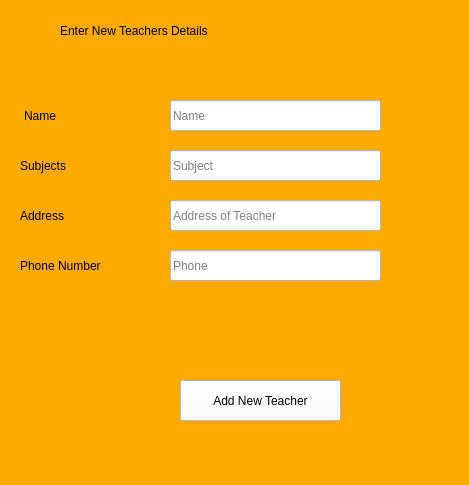
<?xml version="1.0" encoding="UTF-8"?>
<ui version="4.0">
 <class>Form</class>
 <widget class="QWidget" name="Form">
  <property name="geometry">
   <rect>
    <x>0</x>
    <y>0</y>
    <width>469</width>
    <height>485</height>
   </rect>
  </property>
  <property name="windowTitle">
   <string>Form</string>
  </property>
  <property name="styleSheet">
   <string notr="true">font: 10pt &quot;MS Shell Dlg 2&quot;;
background-color: rgb(255, 170, 0);
</string>
  </property>
  <widget class="QLabel" name="label">
   <property name="geometry">
    <rect>
     <x>60</x>
     <y>10</y>
     <width>311</width>
     <height>41</height>
    </rect>
   </property>
   <property name="styleSheet">
    <string notr="true">font: 15pt &quot;Segoe UI&quot;;</string>
   </property>
   <property name="text">
    <string>Enter New Teachers Details</string>
   </property>
  </widget>
  <widget class="QLineEdit" name="lineEdit">
   <property name="geometry">
    <rect>
     <x>170</x>
     <y>100</y>
     <width>211</width>
     <height>31</height>
    </rect>
   </property>
   <property name="styleSheet">
    <string notr="true">background-color: rgb(255, 255, 255);</string>
   </property>
   <property name="placeholderText">
    <string>Name</string>
   </property>
  </widget>
  <widget class="QLabel" name="label_2">
   <property name="geometry">
    <rect>
     <x>24</x>
     <y>100</y>
     <width>111</width>
     <height>31</height>
    </rect>
   </property>
   <property name="styleSheet">
    <string notr="true">font: 10pt &quot;Segoe UI&quot;;</string>
   </property>
   <property name="text">
    <string>Name</string>
   </property>
  </widget>
  <widget class="QLabel" name="label_3">
   <property name="geometry">
    <rect>
     <x>20</x>
     <y>150</y>
     <width>111</width>
     <height>31</height>
    </rect>
   </property>
   <property name="styleSheet">
    <string notr="true">font: 10pt &quot;Segoe UI&quot;;</string>
   </property>
   <property name="text">
    <string>Subjects</string>
   </property>
  </widget>
  <widget class="QLabel" name="label_4">
   <property name="geometry">
    <rect>
     <x>20</x>
     <y>250</y>
     <width>121</width>
     <height>31</height>
    </rect>
   </property>
   <property name="styleSheet">
    <string notr="true">font: 10pt &quot;Segoe UI&quot;;</string>
   </property>
   <property name="text">
    <string>Phone Number</string>
   </property>
  </widget>
  <widget class="QLabel" name="label_5">
   <property name="geometry">
    <rect>
     <x>20</x>
     <y>200</y>
     <width>111</width>
     <height>31</height>
    </rect>
   </property>
   <property name="styleSheet">
    <string notr="true">font: 10pt &quot;Segoe UI&quot;;</string>
   </property>
   <property name="text">
    <string>Address</string>
   </property>
  </widget>
  <widget class="QLineEdit" name="lineEdit_2">
   <property name="geometry">
    <rect>
     <x>170</x>
     <y>150</y>
     <width>211</width>
     <height>31</height>
    </rect>
   </property>
   <property name="styleSheet">
    <string notr="true">background-color: rgb(255, 255, 255);</string>
   </property>
   <property name="placeholderText">
    <string>Subject</string>
   </property>
  </widget>
  <widget class="QLineEdit" name="lineEdit_3">
   <property name="geometry">
    <rect>
     <x>170</x>
     <y>200</y>
     <width>211</width>
     <height>31</height>
    </rect>
   </property>
   <property name="styleSheet">
    <string notr="true">background-color: rgb(255, 255, 255);</string>
   </property>
   <property name="placeholderText">
    <string>Address of Teacher</string>
   </property>
  </widget>
  <widget class="QLineEdit" name="lineEdit_4">
   <property name="geometry">
    <rect>
     <x>170</x>
     <y>250</y>
     <width>211</width>
     <height>31</height>
    </rect>
   </property>
   <property name="styleSheet">
    <string notr="true">background-color: rgb(255, 255, 255);</string>
   </property>
   <property name="placeholderText">
    <string>Phone</string>
   </property>
  </widget>
  <widget class="QPushButton" name="pushButton">
   <property name="geometry">
    <rect>
     <x>180</x>
     <y>380</y>
     <width>161</width>
     <height>41</height>
    </rect>
   </property>
   <property name="styleSheet">
    <string notr="true">background-color: rgb(255, 255, 255);</string>
   </property>
   <property name="text">
    <string>Add New Teacher</string>
   </property>
  </widget>
  <widget class="QLabel" name="label_7">
   <property name="geometry">
    <rect>
     <x>160</x>
     <y>300</y>
     <width>221</width>
     <height>41</height>
    </rect>
   </property>
   <property name="text">
    <string/>
   </property>
  </widget>
 </widget>
 <resources/>
 <connections/>
</ui>
